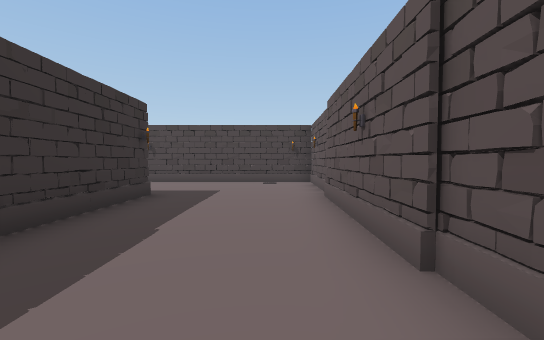
view 1 (above)

23 first-person views from a walk through a 3-D level made in the Unity game engine. The camera is 1.5 m above the floor, tilts 2° down and sees 90° across. The floor is counted in squares, 2 m on a side. Each view is taken from the middle of a square. On the plan, view 1 faces up. The plan holds only what a view shows up to about 10 squares ahead; the rest is blank. The place goes on beyond the plan. The player character is not drawn.

view 2
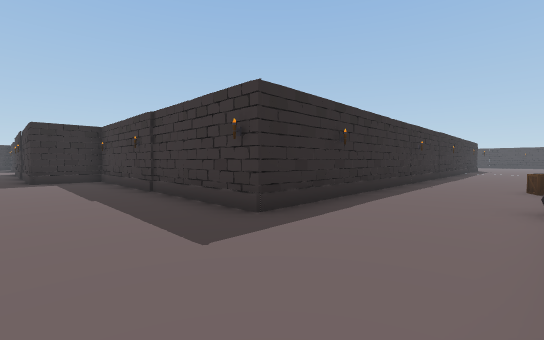

view 3
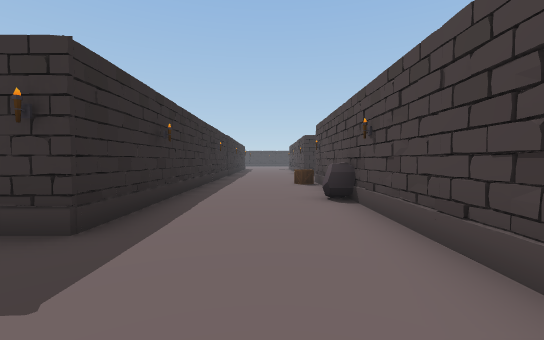

view 4
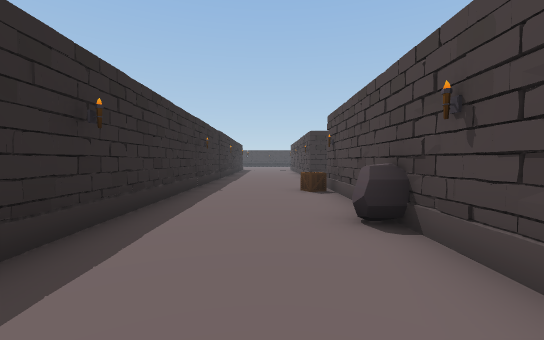

view 5
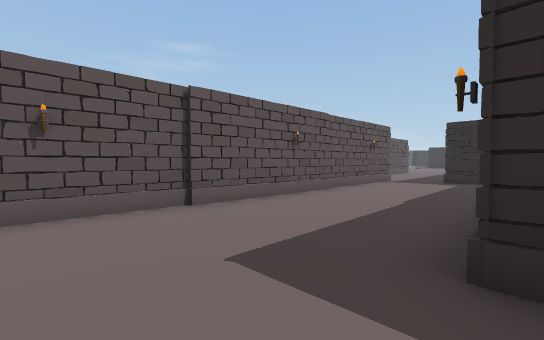

view 6
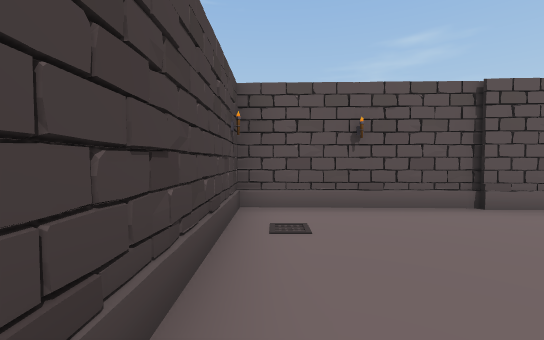

view 7
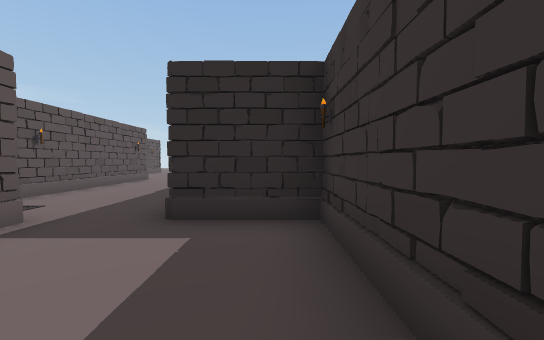

view 8
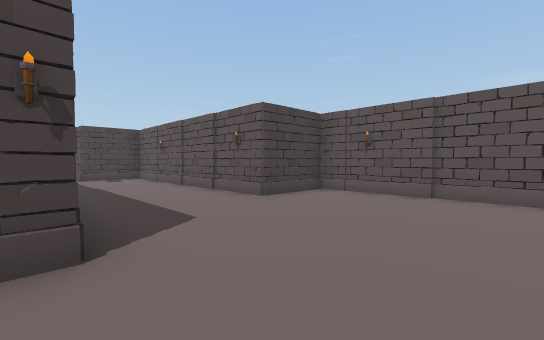

view 9
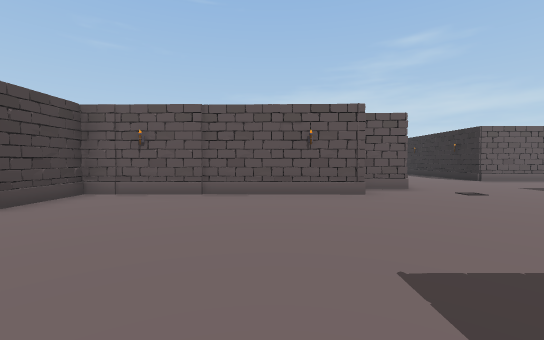

view 10
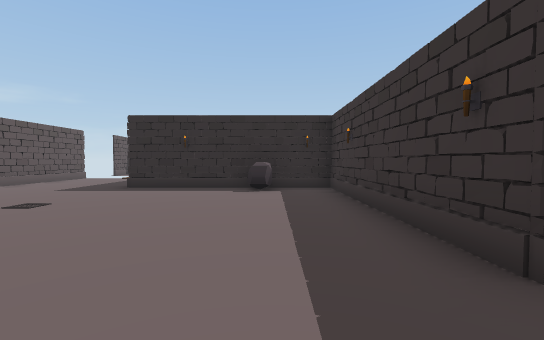

view 11
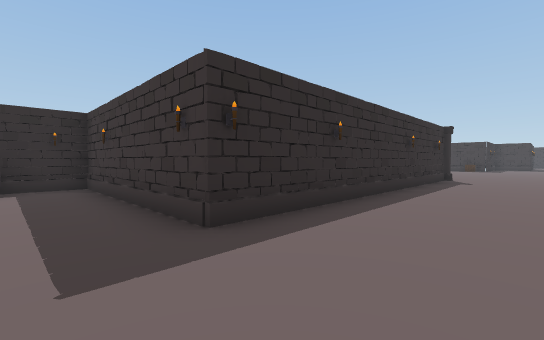

view 12
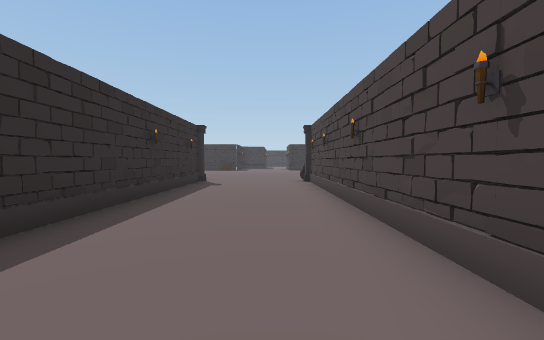

view 13
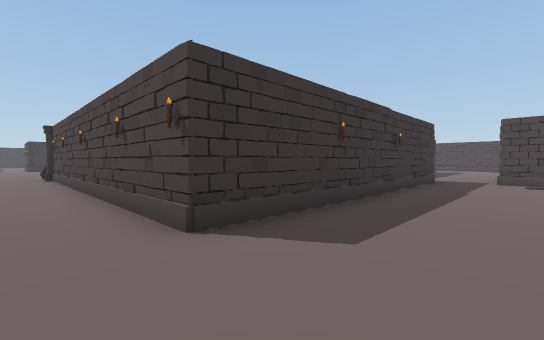

view 14
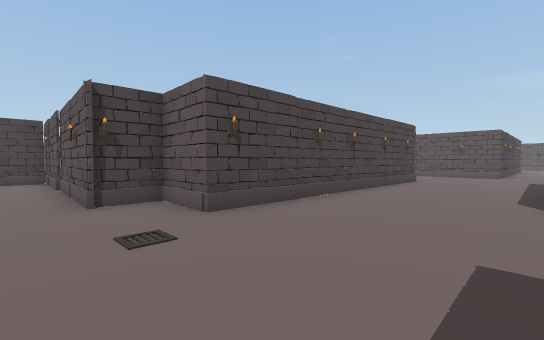

view 15
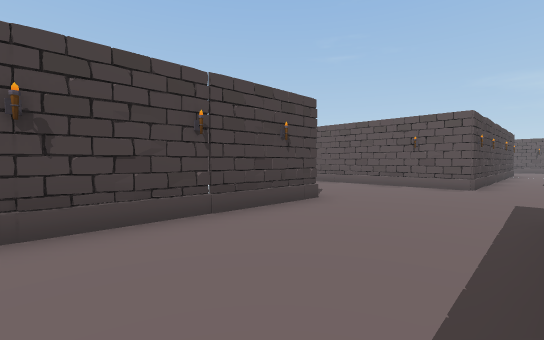

view 16
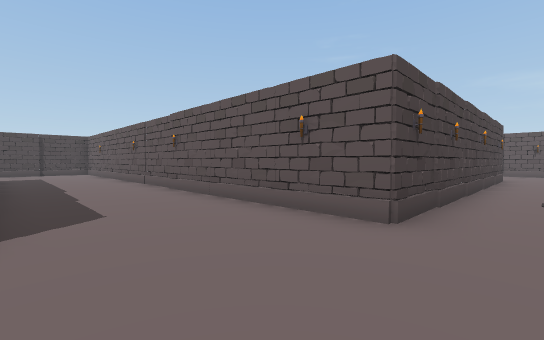

view 17
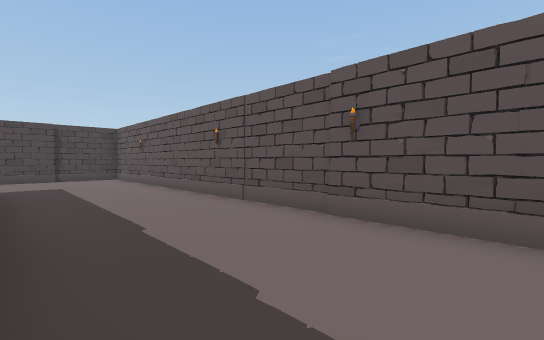

view 18
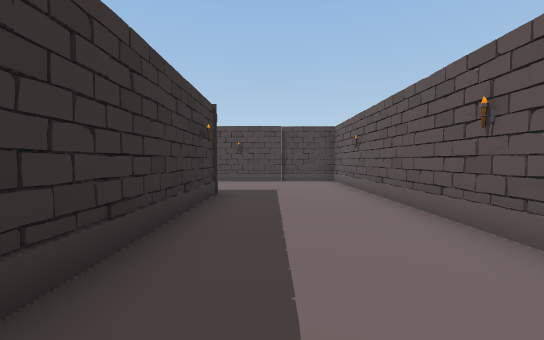

view 19
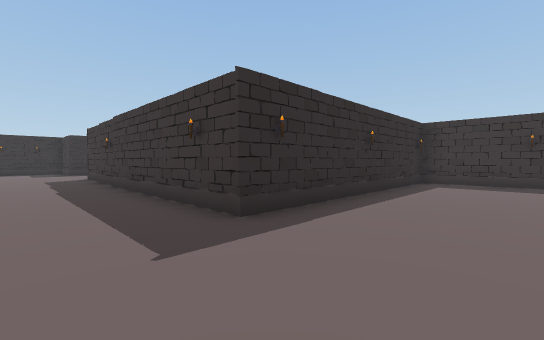

view 20
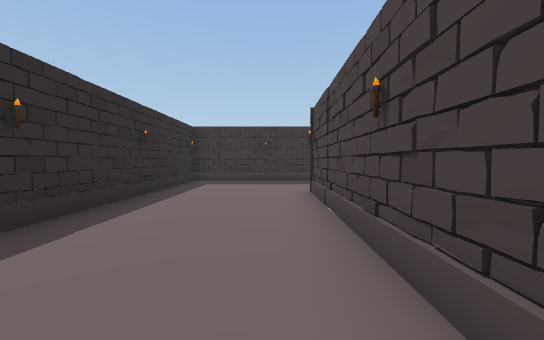

view 21
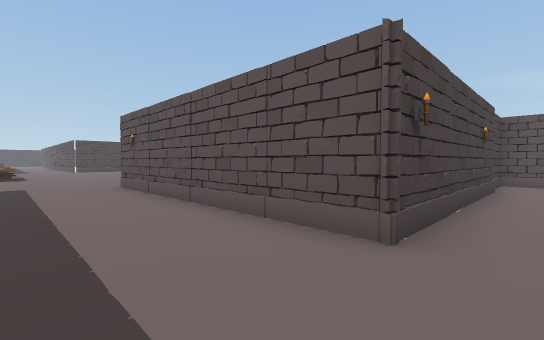

view 22
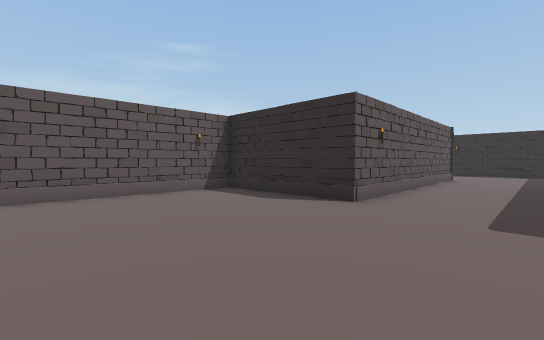

view 23
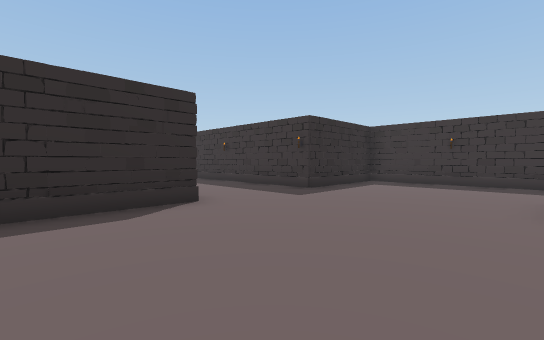

### Floor plan
Points are (right, up) in squares from view 1. A wall is a line through its corners. A room is listed if a view was taken in it or the views show most of it. See-through windows are left out.
Room 1 (views 1, 2, 3, 4, 5, 6, 7)
walls: (-11.6, 5.9) (-2.6, 6) (-2.6, -2.4) (-0.6, -2.4); (1, -2.3) (1.4, 9.5) (-9.7, 9.5)
low walls: (-2.7, -0.9) (-2.8, -1.7)
ways out: opening at (0, -3) to room 2
objects: box (-9, 9); rock (-5, 9)
Room 2 (views 8, 9, 10, 11, 12, 13, 14, 15, 16, 17, 18, 19, 20, 21, 22, 23)
walls: (7, -3.5) (7, -7.9) (14.7, -7.9) (14.7, -15.8); (5.1, -9.8) (2.8, -9.8) (3, -3.9); (2.1, -2.3) (1, -2.3); (-0.6, -2.4) (-0.6, -11.6) (-10.4, -11.6); (5.4, -16.7) (5.4, -16.2); (14.7, -16) (14.7, -16.8); (14.7, -17.7) (6.1, -17.5) (6.2, -16) (5, -15.9) (5.2, -9.2); (3.3, 8.1) (3.3, 3.5) (7, 3.5) (7, -0.3); (8.8, -24) (8.8, -21.5); (22.5, -19.8) (18.3, -19.8) (18.3, -4.2) (10.5, -4) (10.5, 3.5) (14.3, 3.5) (14.3, 8.1); (-10.4, -15.6) (-0.6, -15.6) (-0.6, -21.5) (5, -21.5)
ways out: opening at (0, -3) to room 1
objects: column (-11, -16); column (-11, -13); rock (1, -21); other object (7, 9)

Where each view was taken, in squares from view 1:
view 1: 0 up, 0 right, facing up
view 2: 9 up, 0 right, facing down-left
view 3: 8 up, 0 right, facing left
view 4: 8 up, 2 left, facing left
view 5: 8 up, 3 left, facing down-right
view 6: 9 up, 3 left, facing right
view 7: 1 up, 2 left, facing down
view 8: 14 down, 1 left, facing up-right
view 9: 14 down, 1 left, facing right
view 10: 14 down, 1 right, facing down
view 11: 13 down, 1 right, facing down-left
view 12: 13 down, 1 left, facing left
view 13: 13 down, 2 right, facing up-left
view 14: 21 down, 4 right, facing up-right
view 15: 21 down, 10 right, facing up-right
view 16: 21 down, 15 right, facing up-right
view 17: 16 down, 15 right, facing up-right
view 18: 14 down, 16 right, facing up
view 19: 5 down, 17 right, facing down-left
view 20: 5 down, 17 right, facing left
view 21: 5 down, 8 right, facing up-right
view 22: 8 up, 8 right, facing down-right
view 23: 8 up, 13 right, facing down-left
